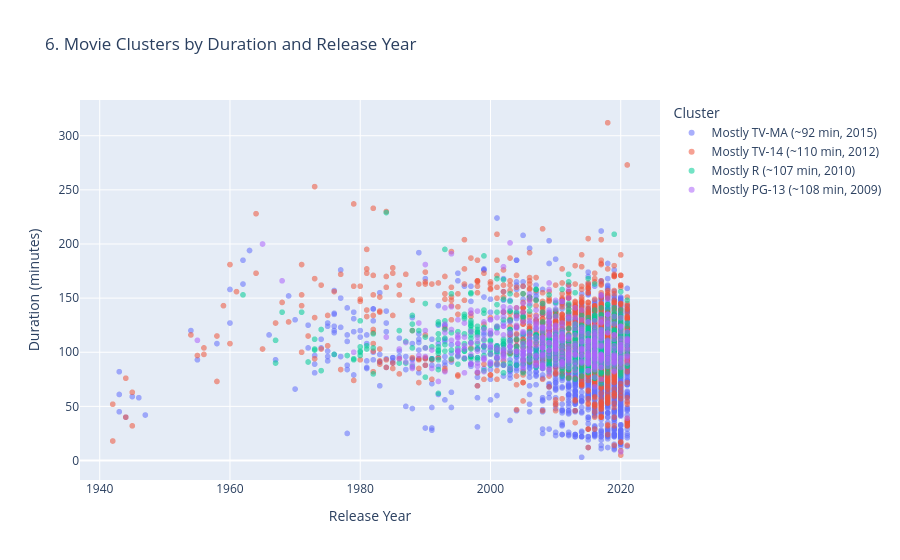

The notebook cell saved with this chart:
### Markdown cell above
## Visualization 6: Movie Attribute Clusters
**Research question:** Can duration, release year, and rating separate movies into distinct groups?

Each point is a movie. Position shows release year and duration. Color shows the cluster assigned above. The largest group is shorter and mostly TV-MA (3,361 movies, about 92 minutes). A longer TV-14 group (1,477 movies, about 110 minutes), an R-rated group (797 movies), and a PG-13 group (490 movies) make up the rest. These groups overlap on the scatterplot because rating separates them more than duration or year does.

**Visual mapping:** Horizontal position is release year, vertical position is duration in minutes, and color is the K-means cluster.

**Research connection:** Hayadi and Priyanto (2025) clustered 5,185 movies on duration, release year, and rating. Their four groups were longer TV-14 films, shorter TV-MA films, a second moderate-length TV-MA group, and longer R-rated films. This scatterplot uses those same features and k = 4.

### Code cell
def create_chart_6(data):
    movies = data[
        (data["type"] == "Movie")
        & (data["cluster"] != "Not Classified")
    ].copy()

    if movies.empty:
        fig = go.Figure()
        fig.update_layout(
            title="6. Movie Clusters by Duration and Release Year",
            annotations=[dict(
                text="No classified movies in this subset.",
                showarrow=False,
                xref="paper",
                yref="paper",
                x=0.5,
                y=0.5,
            )],
            xaxis_visible=False,
            yaxis_visible=False,
        )
        return fig

    order = movies["cluster"].value_counts().index.tolist()
    fig = px.scatter(
        movies,
        x="release_year",
        y="duration_minutes",
        color="cluster",
        category_orders={"cluster": order},
        title="6. Movie Clusters by Duration and Release Year",
        labels={
            "release_year": "Release Year",
            "duration_minutes": "Duration (minutes)",
            "cluster": "Cluster",
        },
        opacity=0.55,
        hover_data=["title", "rating", "show_id"],
        color_discrete_map=CLUSTER_COLORS,
    )
    fig.update_layout(height=560)
    return fig

fig = create_chart_6(df)
fig.show()

### Figure 1 — Plotly figure (JSON) as saved in the notebook; plotly's stock layout.template omitted (floating-point values rounded to 4 significant figures; data arrays with more than 128 entries replaced by an {"elided": "..."} marker saying what was removed)
{"data": [{"customdata": {"elided": "3361x3 str values"}, "hovertemplate": "Cluster=Mostly TV-MA (~92 min, 2015)<br>Release Year=%{x}<br>Duration (minutes)=%{y}<br>title=%{customdata[0]}<br>rating=%{customdata[1]}<br>show_id=%{customdata[2]}<extra></extra>", "legendgroup": "Mostly TV-MA (~92 min, 2015)", "marker": {"color": "#636EFA", "opacity": 0.55, "symbol": "circle"}, "mode": "markers", "name": "Mostly TV-MA (~92 min, 2015)", "showlegend": true, "type": "scattergl", "x": {"elided": "3361 int values"}, "xaxis": "x", "y": {"elided": "3361 float values"}, "yaxis": "y"}, {"customdata": {"elided": "1477x3 str values"}, "hovertemplate": "Cluster=Mostly TV-14 (~110 min, 2012)<br>Release Year=%{x}<br>Duration (minutes)=%{y}<br>title=%{customdata[0]}<br>rating=%{customdata[1]}<br>show_id=%{customdata[2]}<extra></extra>", "legendgroup": "Mostly TV-14 (~110 min, 2012)", "marker": {"color": "#EF553B", "opacity": 0.55, "symbol": "circle"}, "mode": "markers", "name": "Mostly TV-14 (~110 min, 2012)", "showlegend": true, "type": "scattergl", "x": {"elided": "1477 int values"}, "xaxis": "x", "y": {"elided": "1477 float values"}, "yaxis": "y"}, {"customdata": {"elided": "797x3 str values"}, "hovertemplate": "Cluster=Mostly R (~107 min, 2010)<br>Release Year=%{x}<br>Duration (minutes)=%{y}<br>title=%{customdata[0]}<br>rating=%{customdata[1]}<br>show_id=%{customdata[2]}<extra></extra>", "legendgroup": "Mostly R (~107 min, 2010)", "marker": {"color": "#00CC96", "opacity": 0.55, "symbol": "circle"}, "mode": "markers", "name": "Mostly R (~107 min, 2010)", "showlegend": true, "type": "scattergl", "x": {"elided": "797 int values"}, "xaxis": "x", "y": {"elided": "797 float values"}, "yaxis": "y"}, {"customdata": {"elided": "490x3 str values"}, "hovertemplate": "Cluster=Mostly PG-13 (~108 min, 2009)<br>Release Year=%{x}<br>Duration (minutes)=%{y}<br>title=%{customdata[0]}<br>rating=%{customdata[1]}<br>show_id=%{customdata[2]}<extra></extra>", "legendgroup": "Mostly PG-13 (~108 min, 2009)", "marker": {"color": "#AB63FA", "opacity": 0.55, "symbol": "circle"}, "mode": "markers", "name": "Mostly PG-13 (~108 min, 2009)", "showlegend": true, "type": "scattergl", "x": {"elided": "490 int values"}, "xaxis": "x", "y": {"elided": "490 float values"}, "yaxis": "y"}], "layout": {"height": 560, "legend": {"title": {"text": "Cluster"}, "tracegroupgap": 0}, "title": {"text": "6. Movie Clusters by Duration and Release Year"}, "xaxis": {"anchor": "y", "domain": [0.0, 1.0], "title": {"text": "Release Year"}}, "yaxis": {"anchor": "x", "domain": [0.0, 1.0], "title": {"text": "Duration (minutes)"}}}}
